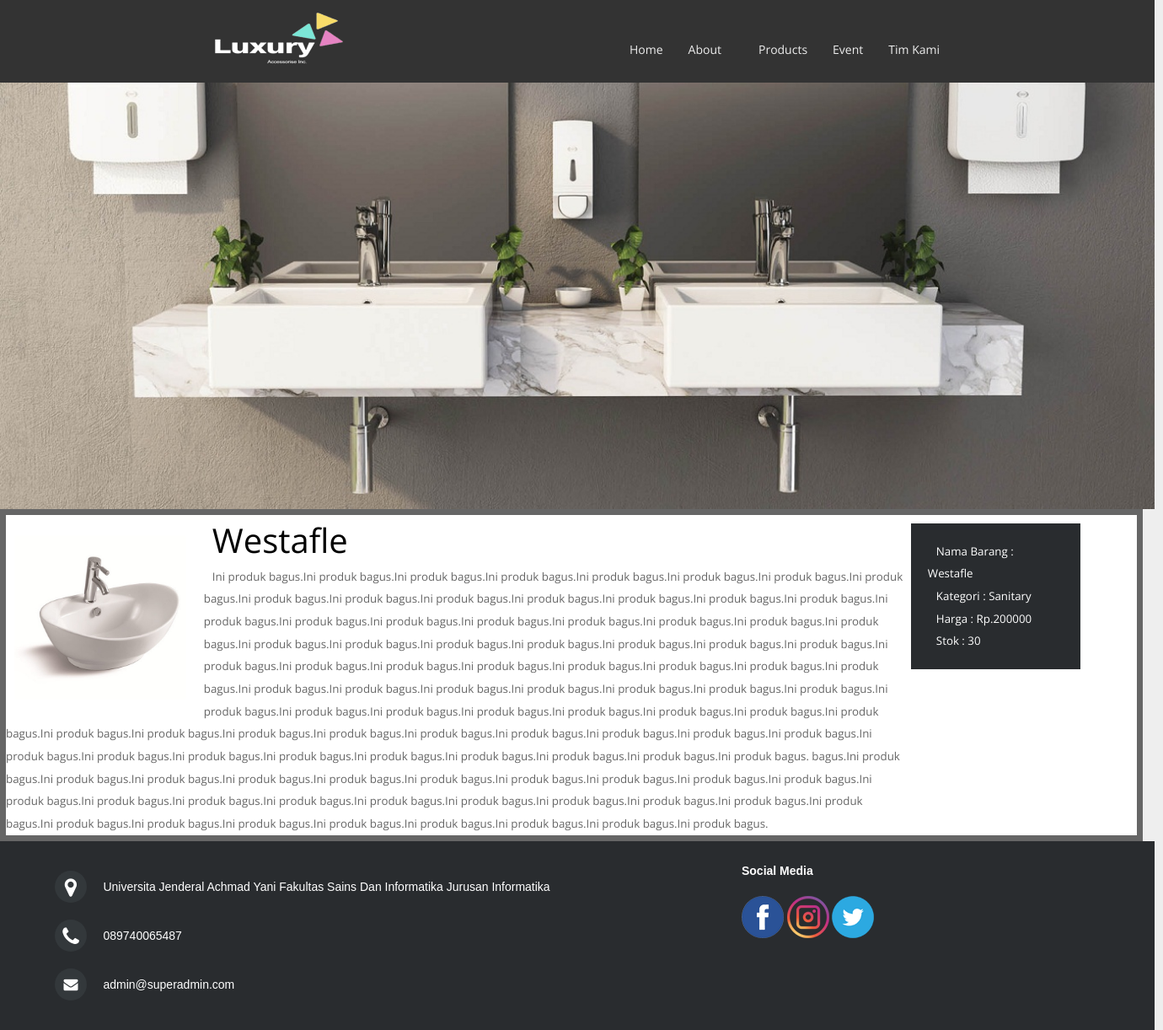
/infoProduk.php?id=18, run on the app's committed database.
### tables this page shows
CREATE TABLE IF NOT EXISTS `produk` (
  `id` int(11) NOT NULL AUTO_INCREMENT,
  `namaB` varchar(155) NOT NULL,
  `gambar` varchar(155) NOT NULL,
  `kategori` text NOT NULL,
  `harga` int(11) NOT NULL,
  `keterangan` text NOT NULL,
  `stok` int(11) NOT NULL,
  PRIMARY KEY (`id`)
);

CREATE TABLE IF NOT EXISTS `kontak` (
  `id` int(12) NOT NULL AUTO_INCREMENT,
  `alamat` text NOT NULL,
  `mobile` varchar(12) NOT NULL,
  `email` varchar(100) NOT NULL,
  PRIMARY KEY (`id`)
);

CREATE TABLE IF NOT EXISTS `sosmed` (
  `id` int(11) NOT NULL AUTO_INCREMENT,
  `ig` text NOT NULL,
  `fb` text NOT NULL,
  `twitter` text NOT NULL,
  PRIMARY KEY (`id`)
);

### infoProduk.php (the view, shortened to what this page needs)
<html>
<head>
	<link rel="stylesheet" type="text/css" href="assets/css/prod.css">
	<link rel="stylesheet" type="text/css" href="assets/css/slide.css">
</head>
<body>
	<div class="wrapper">
		<div class="menu">
			<?php
				include("menu.php");
			?>
		</div>
		<div class="header">
			<div class="slideshow-container">
					  <div class="mySlides fade">
						<img src="assets/image/4.jpg" style="width:100%">
					  </div>
			</div><br><br><br><br><br><br>
		</div>
		<div class="konten">
			<?php
					require_once ("Admin/konfigurasi/koneksi.php");
					$id=$_GET['id'];
					$query = mysqli_query($con,"SELECT * FROM produk WHERE id='$id'");
					while ($data = mysqli_fetch_array($query)){ ?>
			<div class="pos">
				<div class="pgambar">
					<img src="<?php echo "Admin/file/".$data['gambar']; ?>" class="gmb">
				</div>
				<label class="ljudul"><?php echo $data['namaB'];?> </label>
				<label class="lkonten"><?php echo $data['keterangan'];?></label>
			</div>
			<div class="pos1">
				<label class="pnama">Nama Barang : <?php echo $data['namaB'];?></label>
				<br>
				<label class="pnama">Kategori : <?php echo $data['kategori'];?></label>
				<br>
				<label class="pnama">Harga : Rp.<?php echo $data['harga'];?> </label>
				<br>
				<label class="pnama">Stok : <?php echo $data['stok'];?></label>
			</div>
			<?php
	}
		?>
		</div>
		<div class="footer">
			<?php
				include("footer.php");
			?>
	</div>
	</div>
</body>
</html>

### footer.php (shortened to what this page needs)
<!DOCTYPE html>
<html>
<head>
	<link rel="stylesheet" href="assets/css/footer.css">
	<link rel="stylesheet" href="http://maxcdn.bootstrapcdn.com/font-awesome/4.2.0/css/font-awesome.min.css">
</head>
	<body>
		<footer class="footer-distributed">
			<div class="footer-center">
				<?php
					require_once("admin/konfigurasi/koneksi.php");
					$query=mysqli_query($con,"SELECT * FROM kontak");
					while ($data=mysqli_fetch_array($query)) {
				?>
				<div>
					<i class="fa fa-map-marker"></i>
					<p><span><?php echo $data['alamat'];?></span></p>
				</div>
				<div>
					<i class="fa fa-phone"></i>
					<p><span><?php echo $data['mobile'];?></span></p>
				</div>
				<div>
					<i class="fa fa-envelope"></i>
					<p><span><?php echo $data['email'];?></span></p>
				</div>
			</div>
			<?php
				}
			?>
			<div class="footer-right">
				<?php
					require_once("admin/konfigurasi/koneksi.php");
					$query=mysqli_query($con,"SELECT * FROM sosmed");
					while ($data=mysqli_fetch_array($query)) {
				?>
				<p class="footer-company-about">
					<span>Social Media</span>
					<a href="<?php echo $data['fb'];?>" target="blank"><img src="assets/image/fb.png"></a>
					<a href="<?php echo $data['ig'];?>" target="blank"><img src="assets/image/ig.png"></a>
					<a href="<?php echo $data['twitter'];?>" target="blank"><img src="assets/image/twitter.png"></a>
				</p>
				<?php
				}
			?>
			</div>
		</footer>
	</body>
</html>

### assets/css/prod.css (style rules this page uses)
body, html { height: 100%; }
html, body, div, span, applet, object, iframe, h1, h2, h3, h4, h5, h6, p, blockquote, pre, a, abbr, acronym, address, big, cite, code, del, dfn, em, font, img, ins, kbd, q, s, samp, small, strike, strong, sub, sup, tt, var, b, u, i, center, dl, dt, dd, ol, ul, li, fieldset, form, label, legend, table, caption, tbody, tfoot, thead, tr, th, td { margin: 0; padding: 0; border: 0; outline: 0; font-size: 100%; vertical-align: baseline; }
body { line-height: 1; font-family: 'Open Sans', sans-serif; }
.wrapper { width: 1370px; background: white; }
.pos { width: 80%; float: left; }
.ljudul { width: 75%; float: left; font-size: 30pt; margin: 10px; color: black; }
.pnama { width: 90%; margin: 10px; line-height: 2em; text-align: justify; font-size: 10pt; color: white; }
.lkonten { width: 75%; margin: 10px; line-height: 2em; text-align: justify; font-size: 10pt; }
.pos1 { width: 15%; background: #292c2f; float: left; margin-top: 10px; padding: 20px; }
.gmb { width: 100%; height: 220px; }
.pgambar { width: 20%; margin: 10px; height: 220px; float: left; }
.konten { border: 7px solid; width: 99%; float: left; background: white; }
.footer { width: 100%; float:left; background: white; }
.menu { width: 100%; background: green; float: left; }
p { line-height: 2em; text-align: justify; font-size: 10pt; color: #efe8e8; }

### assets/css/slide.css (style rules this page uses)
* { box-sizing:border-box }
.slideshow-container { position: relative; margin: auto; width: 100%; float: left; margin-top: 0px; }
.mySlides { display: none; }
.fade { -webkit-animation-name: fade; -webkit-animation-duration: 1.5s; animation-name: fade; animation-duration: 1.5s; }

### assets/css/menu.css (style rules this page uses)
body { background-color: #eee; color: #666; font-family: 'Open Sans', sans-serif; font-size: 12px; margin:0px; padding:0px; }
a { color: #23dbdb; text-decoration: none; }

### assets/css/footer.css (style rules this page uses)
.footer-distributed { background-color: #292c2f; box-shadow: 0 1px 1px 0 rgba(0, 0, 0, 0.12); box-sizing: border-box; width: 100%; text-align: left; font: bold 16px sans-serif; padding: 25px 50px; }
.footer-distributed .footer-left, .footer-distributed .footer-center, .footer-distributed .footer-right { display: inline-block; vertical-align: top; }
.footer-distributed .footer-center { width: 65%; }
.footer-distributed .footer-center i { background-color: #33383b; color: #ffffff; font-size: 25px; width: 38px; height: 38px; border-radius: 50%; text-align: center; line-height: 42px; margin: 10px 15px; vertical-align: middle; }
.footer-distributed .footer-center i.fa-envelope { font-size: 17px; line-height: 38px; }
.footer-distributed .footer-center p { display: inline-block; color: #ffffff; vertical-align: middle; margin:0; }
.footer-distributed .footer-center p span { display:block; font-weight: normal; font-size:14px; line-height:2; }
.footer-distributed .footer-right { width: 20%; }
.footer-distributed .footer-company-about { line-height: 20px; color: #92999f; font-size: 13px; font-weight: normal; margin: 0; }
.footer-distributed .footer-company-about span { display: block; color: #ffffff; font-size: 14px; font-weight: bold; margin-bottom: 20px; }

### data on the page
produk: gambar (picture), namaB "Westafle", keterangan "Ini produk bagus.Ini produk bagus.Ini produk bagus.Ini produk bagus.Ini produk bagus.Ini produk bagus.Ini produk bagus.Ini produk bagus.Ini produk bagus.Ini produk bagus.Ini produk bagus.Ini produk bagus.Ini produk bagus.Ini produk bagus.Ini produk bagus.Ini produk bagus.Ini produk bagus.Ini produk bagus.Ini produk bagus.Ini produk bagus.Ini produk bagus.Ini produk bagus.Ini produk bagus.Ini produk bagus.Ini produk bagus.Ini produk bagus.Ini produk bagus.Ini produk bagus.Ini produk bagus.Ini produk bagus.Ini produk bagus.Ini produk bagus.Ini produk bagus.Ini produk bagus.Ini produk bagus.Ini produk bagus.Ini produk bagus.Ini produk bagus.Ini produk bagus.Ini produk bagus.Ini produk…", kategori "Sanitary", harga "200000", stok "30"
kontak: alamat "Universita Jenderal Achmad Yani Fakultas Sains Dan Informatika Jurusan Informatika", mobile "089740065487", email "admin@superadmin.com"
